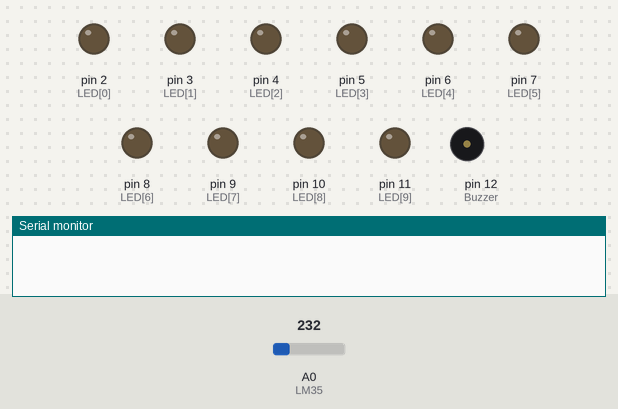
The sketch below on a simulated Arduino Uno, built with avr-gcc and run on an emulated ATmega328P. Shown: output pins drawn as LEDs (lit = HIGH), buzzer (waves = sounding, pin HIGH), the last lines printed to the serial monitor. Inputs (shaded band) come from the test bench; at power-on: A0 (LM35) = 232.

Above: at 5.8 s.
5.9 s: A0 (LM35) set to 272
11.9 s: A0 (LM35) set to 280
At 15.4 s:
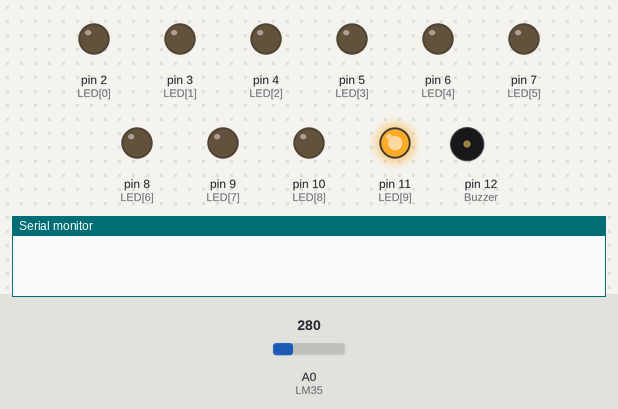
17.9 s: A0 (LM35) set to 290
At 20.4 s:
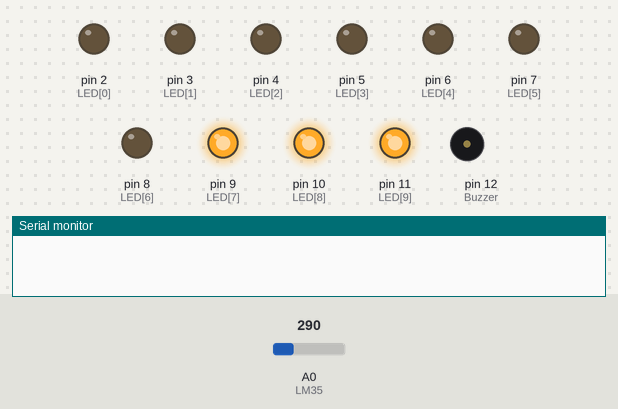
23.9 s: A0 (LM35) set to 336
At 25.5 s:
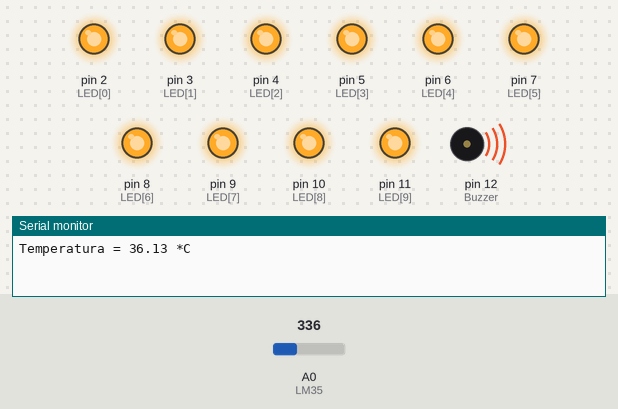
29.9 s: A0 (LM35) set to 330
At 30.5 s:
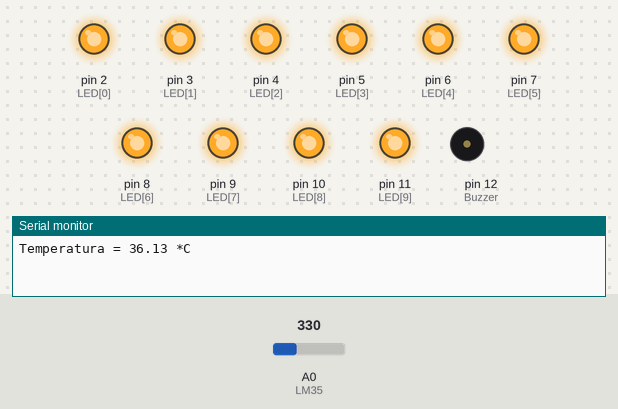
35.9 s: A0 (LM35) set to 266
At 40.5 s:
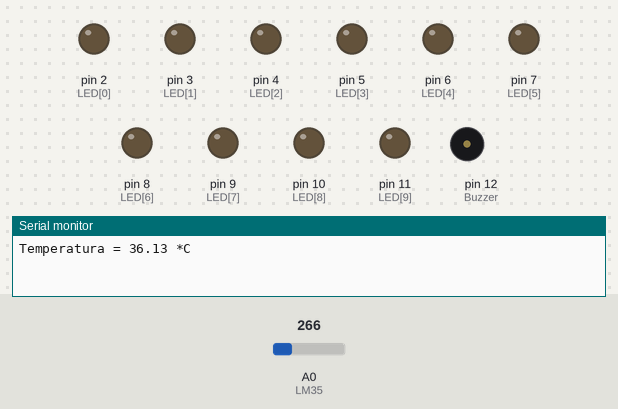
Timing chart, 0 to 42.0 s (numbered marks = the images above; inputs shaded):
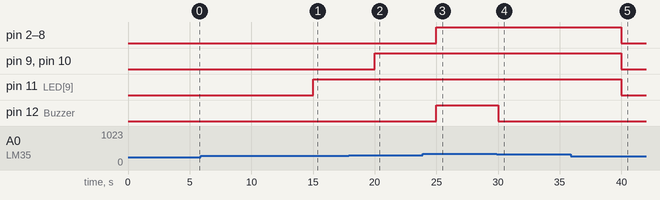

The sketch:

termometro.ino
```cpp
/*
*Este projeto foi feito utilizando a apostila da Robocore.
*Função: Termômetro utilizando sensor de teperatura, buzzer e BarGraph
*/

const int LM35 = 0;
const int Buzzer = 12;
const int LED[] = {2,3,4,5,6,7,8,9,10,11};

float temperatura = 0;
int ADClido = 0;
int count = 0;

void setup(){
  analogReference(INTERNAL);
  pinMode(Buzzer, OUTPUT);
  for(int x = 0; x < 10; x++){
    pinMode(LED[x], OUTPUT);
  }

  Serial.begin(9600);
}

void loop(){
  ADClido = analogRead(LM35);
  temperatura = ADClido * 0.107526817204301;

  float baseTemperatura = 30.00;

  for(int i = 0; i < 10; i++){
    if(temperatura > baseTemperatura){
      digitalWrite(LED[10 - 1 - i], HIGH);
    }else{
      digitalWrite(LED[10 - 1 - i], LOW);
    }

    baseTemperatura += 0.50;
  }

  if(temperatura > 35.5){
    digitalWrite(Buzzer, HIGH);
  }else{
    digitalWrite(Buzzer, LOW);
  }

  if(count == 5){
    Serial.print("Temperatura = ");
    Serial.print(temperatura);
    Serial.println(" *C");

    count = 0;
  }

  delay(5000);
  count++;
}
```

Measured:
- the behaviour switches between 279 and 280 on A0 (LM35) (found by bisection; images 0 and 1)
- the behaviour switches between 331 and 330 on A0 (LM35) (found by bisection; images 3 and 4)
- after the input at 5.9 s, every drawn part: stays the same
- after the input at 11.9 s, pin 11 (LED[9]): LOW → HIGH after 3.1 s
- after the input at 17.9 s, pin 9 (LED[7]), pin 10 (LED[8]): LOW → HIGH after 2.1 s
- after the input at 23.9 s, pin 2 (LED[0]), pin 3 (LED[1]), pin 4 (LED[2]), pin 5 (LED[3]), pin 6 (LED[4]), pin 7 (LED[5]), pin 8 (LED[6]), pin 12 (Buzzer): LOW → HIGH after 1.1 s
- after the input at 29.9 s, pin 12 (Buzzer): HIGH → LOW after 0.10 s
- after the input at 35.9 s, pin 2 (LED[0]), pin 3 (LED[1]), pin 4 (LED[2]), pin 5 (LED[3]), pin 6 (LED[4]), pin 7 (LED[5]), pin 8 (LED[6]), pin 9 (LED[7]), pin 10 (LED[8]), pin 11 (LED[9]): HIGH → LOW after 4.1 s
